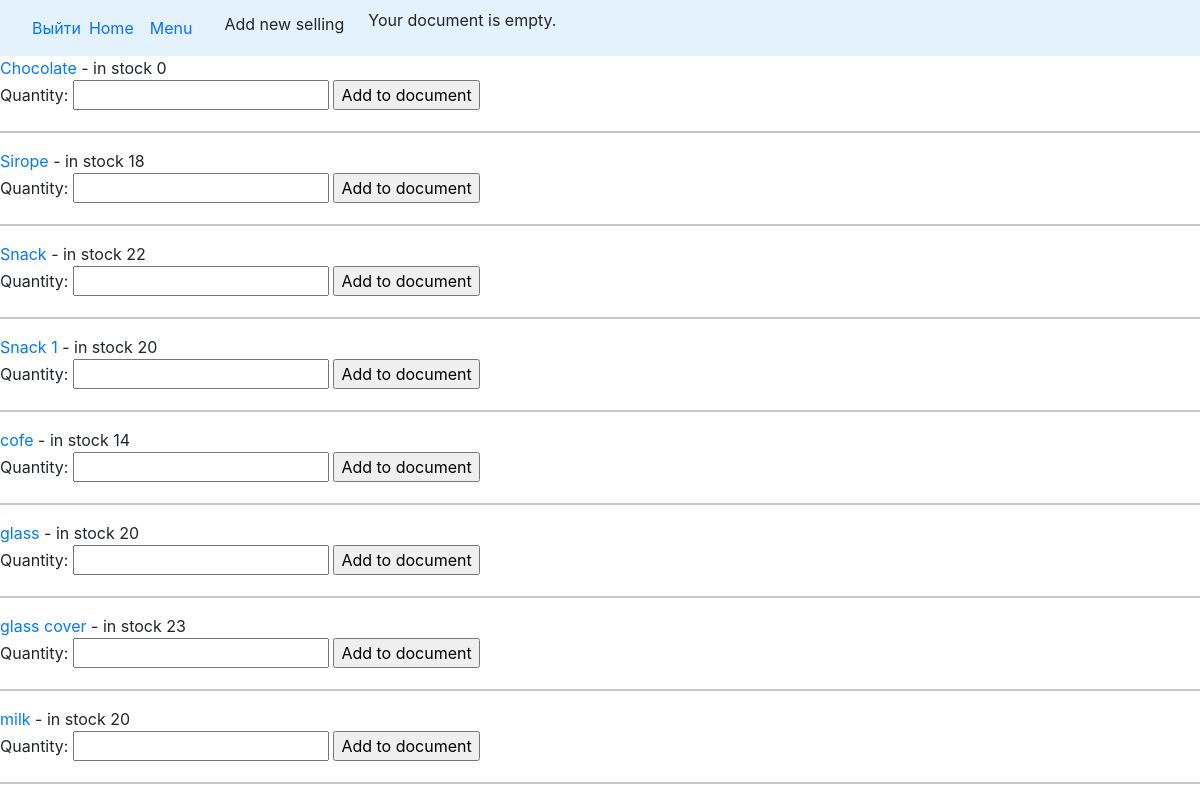
/products, run on an earlier commit of the app's database.
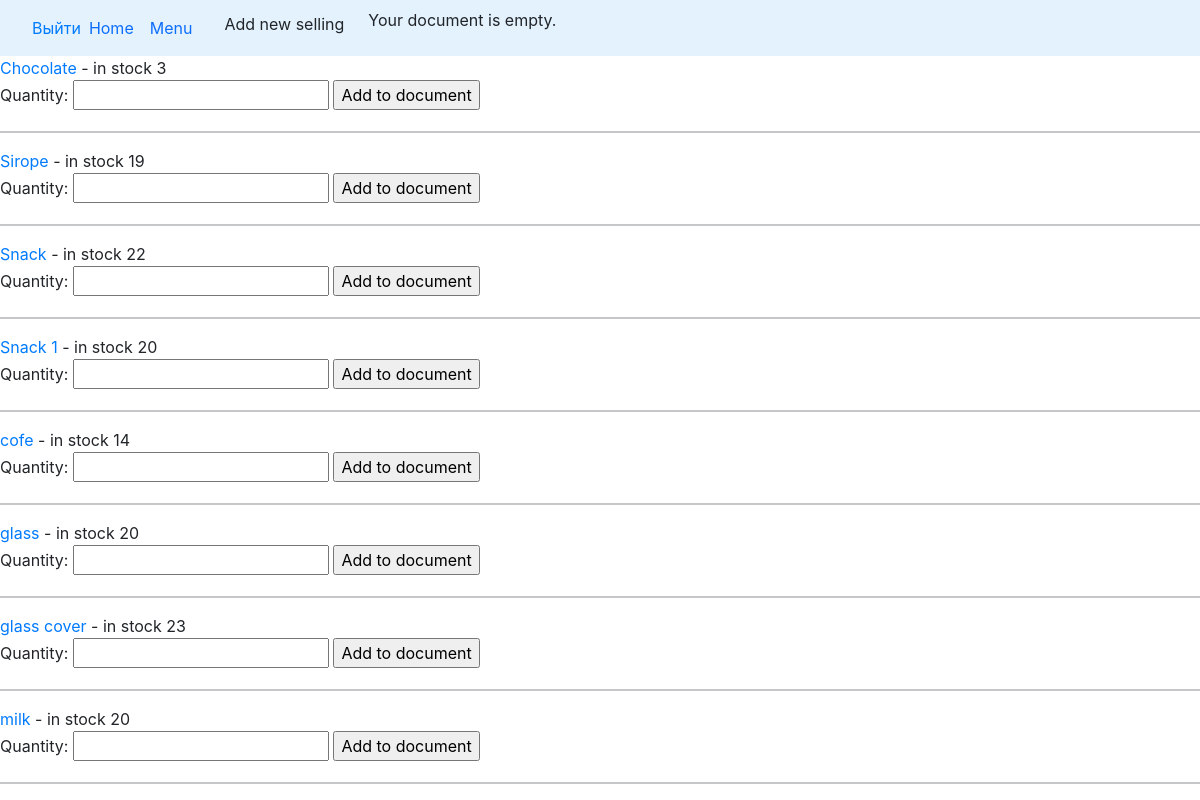
And on a later commit of the database.
### cafecrm/models.py (models this page shows, shortened)
class Products(models.Model):
    PRODUCT = 'product'
    SNACK = 'snack'
    TARE = 'tare'
    PRODUCT_TYPE = ((PRODUCT, 'продукт'), (SNACK, 'штучный товар'), (TARE, 'тара'))
    PC = 'шт.'
    ML = 'мл'
    GR = 'гр'
    UNITS = ((PC, 'шт.'), (ML, 'мл'), (GR, 'гр'))
    product_name = models.CharField(max_length=250, verbose_name='Наименование')
    unit = models.CharField(max_length=20, choices=UNITS, verbose_name='Единица измерения')
    product_type = models.CharField(max_length=20, choices=PRODUCT_TYPE, verbose_name='Категория')
    slug = models.SlugField(max_length=200, db_index=True, unique='product_name')
    price = models.DecimalField(max_digits=10, decimal_places=2, default=0.00)
    stock = models.PositiveIntegerField(default=0)
    min_stock = models.PositiveSmallIntegerField(default=0)
    description = models.TextField(blank=True)
    need_to_order = property(
        lambda self: (self.min_stock - self.stock if self.stock < self.min_stock else 0)
    )
    class Meta:
        verbose_name = 'Product'
        verbose_name_plural = 'Products'
        ordering = ['product_type', 'product_name']
        index_together = (('id', 'slug'),)
    def get_absolute_url(self):
        return reverse('cafecrm:product_detail', args=[self.slug, ])

### cafecrm/views.py (the view)
# urls.py: path('products', views.products, name='products'),
def products(request):
    products = Products.objects.all().order_by('product_name')
    doc_product_form = DoctempAddProductForm()
    return render(request,
                  'cafecrm/products.html',
                  {'title': 'Products',
                   'products': products,
                   'doc_product_form': doc_product_form}
                  )

### doc_temp/forms.py
class DoctempAddProductForm(forms.Form):
    quantity = forms.IntegerField(min_value=1)
    update = forms.BooleanField(required=False, initial=False, widget=forms.HiddenInput)

### doc_temp/context_processors.py (called while the page is built)
def doc(request):
    return {'doc_temp': Doctemp(request)}

### templates/cafecrm/products.html (shortened to what this page needs)
{% extends "cafecrm/base.html" %}
{%  load static %}
{% block content %}
<div class="item">
    {% if products %}
        {% for product in products %}
            <a href="{{ product.get_absolute_url }}">{{ product.product_name }}</a> - in stock {{ product.stock }}
            <form action="{% url 'doc_temp:doc_add' product.id %}" method="post">
                {{ doc_product_form }}
                <input type="submit" value="Add to document">
            </form>
            <hr>
        {% endfor %}
        {% else %}
            В базе нет продуктов
        {% endif %}
</div>
{% endblock %}

What changed in the data, as far as the page shows it:
changed Products "Chocolate": stock "0" → "3"
changed Products "Sirope": stock "18" → "19"
